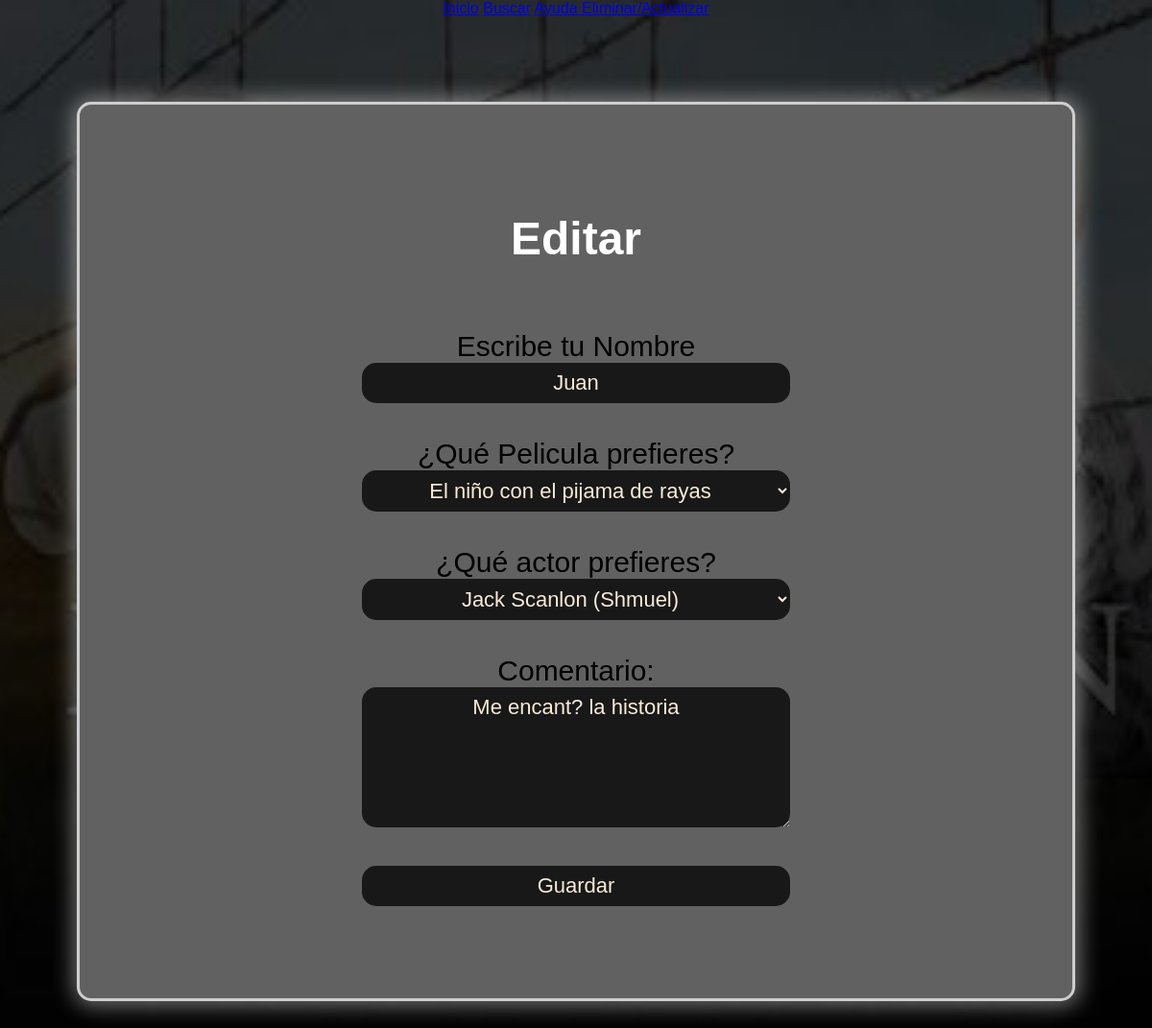
The page /actualizar.php?id_u=1 on the database its author committed.
### tables this page shows
CREATE TABLE `pref` (
  `id_u` int(5) NOT NULL AUTO_INCREMENT,
  `nom_u` varchar(50) DEFAULT NULL,
  `pelicula` varchar(50) DEFAULT NULL,
  `actor` varchar(50) DEFAULT NULL,
  `op_u` varchar(255) DEFAULT NULL,
  PRIMARY KEY (`id_u`)
);

### actualizar.php (the view, shortened to what this page needs)
<?php
include('php/conector.php');
$id_u = $_GET['id_u'];
$consulta = "select id_u, nom_u, pelicula, actor, op_u from pref where id_u=$id_u";
$registros = $conexion->query($consulta);
$reg = mysqli_fetch_array($registros);
$nombrec = $reg['nom_u'];
$pelicu = $reg['pelicula'];
$actorc = $reg['actor'];
$opinion = $reg['op_u'];
?>
<!DOCTYPE html>
<html lang="es">
<head>
    <link rel="stylesheet" href="css/style.css">
    <link rel="stylesheet" href="css/nav.css">
    <link rel="stylesheet" href="css/ayud.css">
</head>
<body>
    <nav>
    <div class="all-nav">
            <div class="links">
                <a href="index.php">Inicio</a>
                <a href="buscar.php">Buscar</a>
                <a href="ayuda.php">Ayuda Eliminar/Actualizar</a>
            </div>
        </div>
    </nav>
    <div class="full">
        <h1>Editar</h1>
        <div class="formulario">
            <form action="actualiza.php" method="post">
                <input type="hidden" name="id_u" value="<?php echo $id_u; ?>"><br><br>
                <label for="">Escribe tu Nombre</label>
                <input type="text" max="50" name="nomu" <?php echo "value='$nombrec'"; ?>><br><br><br>
                <label>¿Qué Pelicula prefieres?</label><br>
                <select name="pel">
                    <option value="El niño con el pijama de rayas" <?php if ($pelicu == "El niño con el pijama de rayas") { echo 'selected'; } ?><?php if ($pelicu == "hola") { echo 'selected'; } ?>>El niño con el pijama de rayas</option>
                </select><br><br><br>
                <label>¿Qué actor prefieres?</label><br>
                <select name="act" id="">
                    <option value="Jack Scanlon (Shmuel)"                 <?php if ($actorc == "Jack Scanlon (Shmuel)") { echo 'selected'; } ?> >Jack Scanlon (Shmuel)</option>
                </select><br><br><br>
                <label for="">Comentario:</label><br>
                <textarea id="opinion" name="opi" rows="5" cols="40" maxlength="255" value=""><?php echo $opinion ?></textarea>  <br><br><br>
                <input type="submit" value="Guardar">
            </form>
        </div>
    </div>
</body>
</html>

### css/style.css (style rules this page uses)
* { font-family: "Open Sans", sans-serif; }
body { background-image: url(bgenpj.jpg); background-size: cover; background-repeat: no-repeat; background-position: center center; position: relative; text-align: center; }
h1 { font-size: 3rem; color: rgb(255, 255, 255); padding-top: 3rem; }
.full { box-shadow: 1px 1px 22px 4px rgba(255, 255, 255, 0.438); margin: 5rem; background: rgb(97, 97, 97); padding: 4rem; border: 3px solid rgb(206, 206, 206); border-radius: 15px; margin-top: 5.5rem; text-align: center; }
:root { --not-background: #313e2c; --not-primary: #aaec8a; --background: #0d110e; }

### css/nav.css (style rules this page uses)
* { margin: 0; padding: 0; box-sizing: border-box; font-family: 'Lato', sans-serif; font-family: 'Oswald', sans-serif; }

### css/ayud.css (style rules this page uses)
.formulario { display: grid; place-items: center; padding: 2rem; }
input, button, textarea, select { padding: 2px 15px; border: none; border-radius: 15px; font-size: 15px; width: 80%; }
label { font-size: 30px; }
select, textarea, input { padding: 8px; background: #181818; color: antiquewhite; text-align: center; font-size: 22px; }

### rows shown on the page
pref: nomu "Juan", act "Jack Scanlon (Shmuel)", opi "Me encant? la historia"
